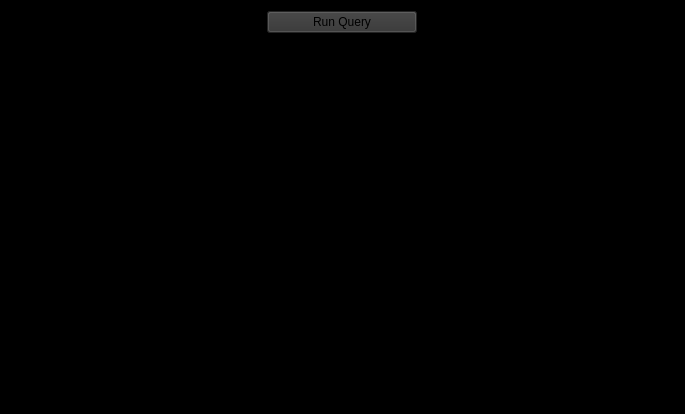
<?xml version="1.0" encoding="UTF-8"?>
<ui version="4.0">
 <class>QueryWidget</class>
 <widget class="QWidget" name="QueryWidget">
  <property name="geometry">
   <rect>
    <x>0</x>
    <y>0</y>
    <width>685</width>
    <height>414</height>
   </rect>
  </property>
  <property name="sizePolicy">
   <sizepolicy hsizetype="Expanding" vsizetype="Expanding">
    <horstretch>0</horstretch>
    <verstretch>30</verstretch>
   </sizepolicy>
  </property>
  <property name="windowTitle">
   <string>Form</string>
  </property>
  <property name="styleSheet">
   <string notr="true">background-color: rgb(0, 0, 0);</string>
  </property>
  <layout class="QGridLayout" name="gridLayout">
   <item row="3" column="0">
    <widget class="QTableView" name="QueryResultsTable">
     <property name="styleSheet">
      <string notr="true">color: rgb(255, 255, 255);
background-color: rgb(25, 25, 25);
alternate-background-color: rgb(51, 51, 51);
QHeaderView::section { background-color:red }</string>
     </property>
     <property name="alternatingRowColors">
      <bool>true</bool>
     </property>
    </widget>
   </item>
   <item row="1" column="0">
    <widget class="QPlainTextEdit" name="QueryEdit">
     <property name="sizePolicy">
      <sizepolicy hsizetype="Expanding" vsizetype="Expanding">
       <horstretch>0</horstretch>
       <verstretch>0</verstretch>
      </sizepolicy>
     </property>
    </widget>
   </item>
   <item row="0" column="0">
    <layout class="QHBoxLayout" name="horizontalLayout">
     <item alignment="Qt::AlignHCenter">
      <widget class="QPushButton" name="RunQueryButton">
       <property name="minimumSize">
        <size>
         <width>150</width>
         <height>0</height>
        </size>
       </property>
       <property name="maximumSize">
        <size>
         <width>150</width>
         <height>16777215</height>
        </size>
       </property>
       <property name="styleSheet">
        <string notr="true">background-color: rgb(51, 51, 51);</string>
       </property>
       <property name="text">
        <string>Run Query</string>
       </property>
      </widget>
     </item>
    </layout>
   </item>
  </layout>
 </widget>
 <resources/>
 <connections/>
</ui>
